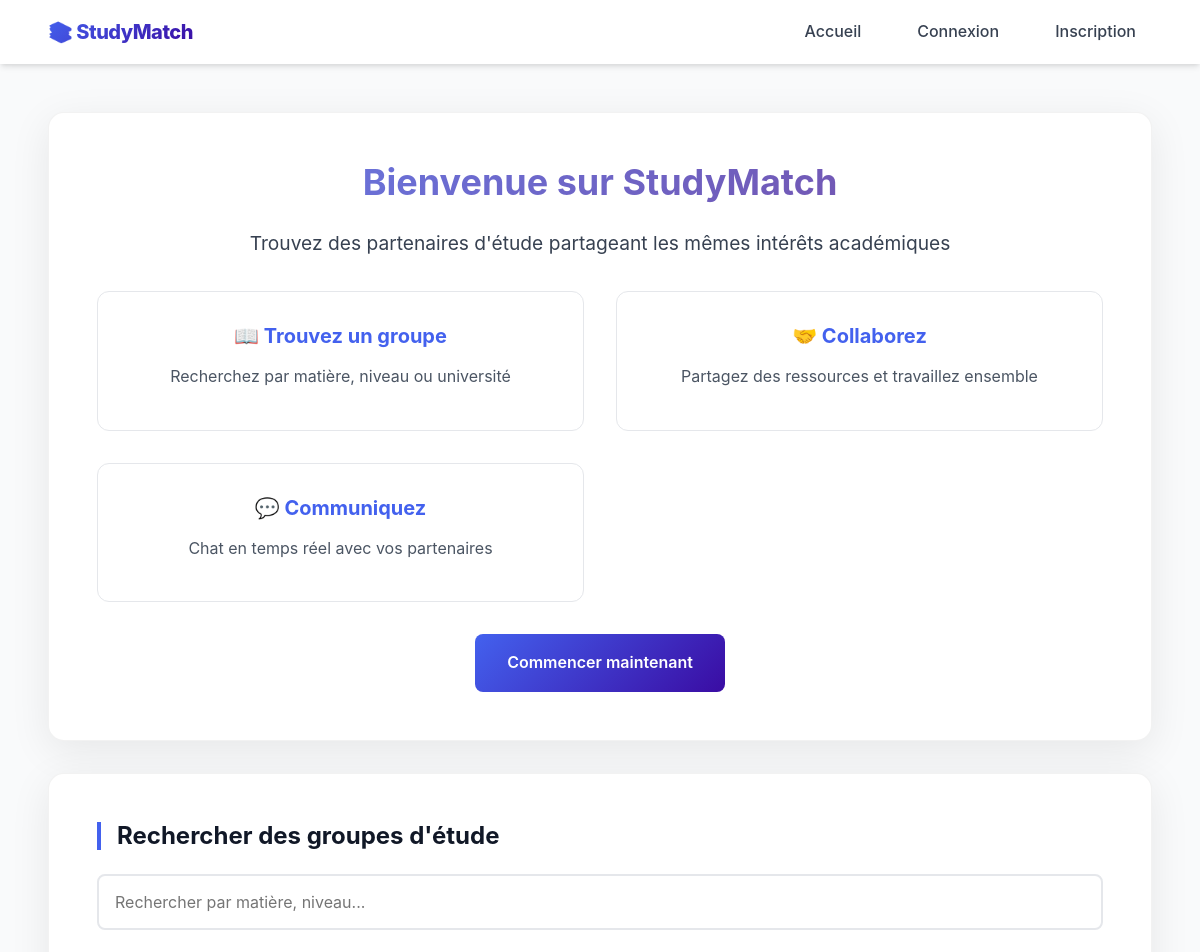
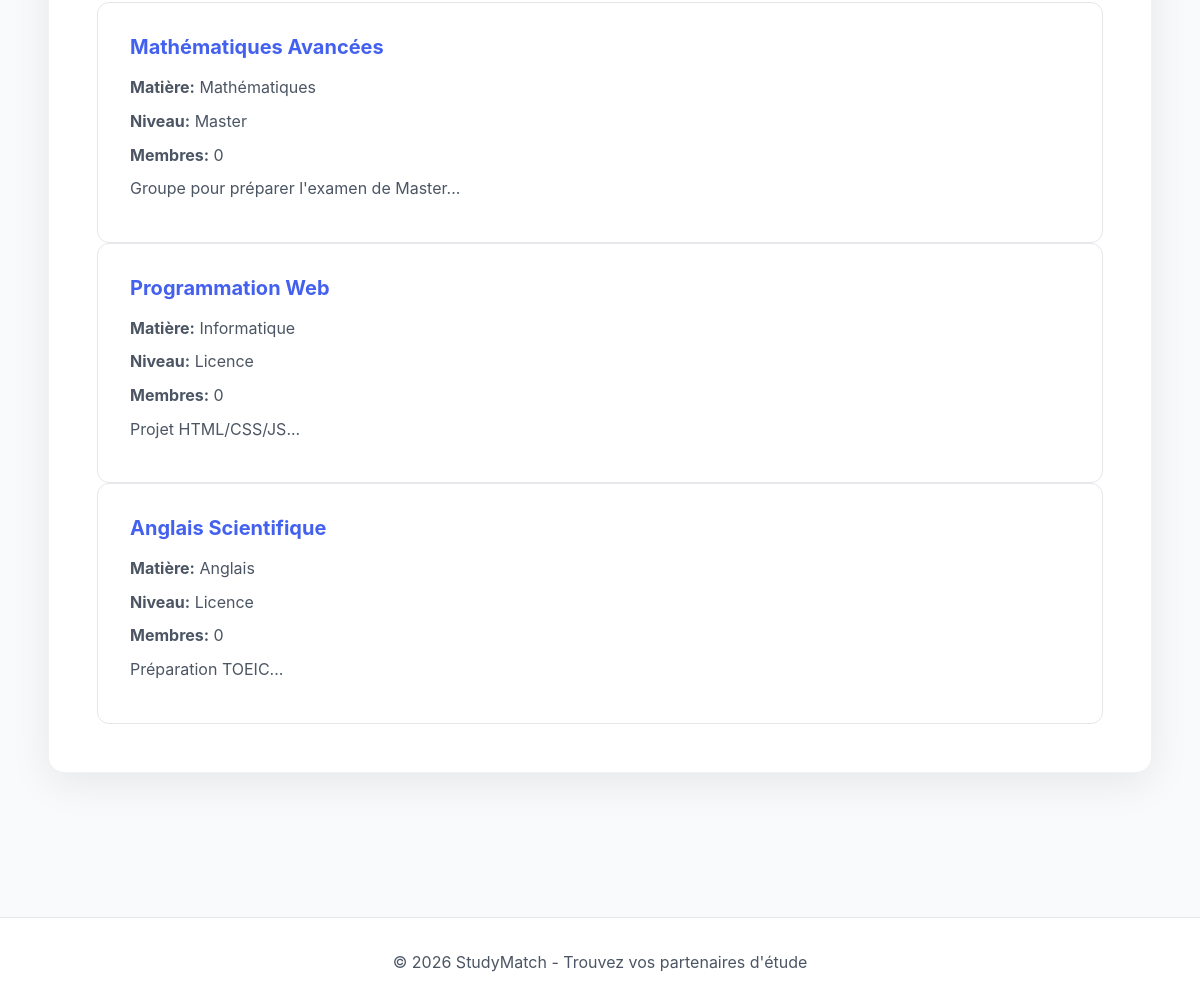
The page / on the database its author committed (2 pictures, top to bottom).
### tables this page shows
CREATE TABLE `study_groups` (
  `id` int(11) NOT NULL,
  `name` varchar(100) NOT NULL,
  `subject` varchar(100) NOT NULL,
  `level` varchar(50) NOT NULL,
  `description` text DEFAULT NULL,
  `created_by` int(11) NOT NULL,
  `created_at` timestamp NOT NULL DEFAULT current_timestamp()
);

### index.php (the view, shortened to what this page needs)
<?php include 'includes/config.php'; ?>
<!DOCTYPE html>
<html lang="fr">
<head>
    <link rel="stylesheet" href="assets/css/style.css">
</head>
<body>
    <nav class="navbar">
        <a href="index.php" class="logo">📚 StudyMatch</a>
        <ul class="nav-links">
            <li><a href="index.php">Accueil</a></li>
            <?php if (isset($_SESSION['user_id'])): ?>
                <li><a href="dashboard.php">Tableau de bord</a></li>
                <li><a href="create_group.php">Créer un groupe</a></li>
                <li><a href="logout.php">Déconnexion</a></li>
            <?php else: ?>
                <li><a href="login.php">Connexion</a></li>
                <li><a href="register.php">Inscription</a></li>
            <?php endif; ?>
        </ul>
    </nav>
    <div class="container">
        <div class="card" style="text-align: center;">
            <h1>Bienvenue sur StudyMatch</h1>
            <p style="font-size: 1.2rem; margin: 1rem 0;">
                Trouvez des partenaires d'étude partageant les mêmes intérêts académiques
            </p>
            <div class="grid" style="margin-top: 2rem;">
                <div class="group-card">
                    <h3>📖 Trouvez un groupe</h3>
                    <p>Recherchez par matière, niveau ou université</p>
                </div>
                <div class="group-card">
                    <h3>🤝 Collaborez</h3>
                    <p>Partagez des ressources et travaillez ensemble</p>
                </div>
                <div class="group-card">
                    <h3>💬 Communiquez</h3>
                    <p>Chat en temps réel avec vos partenaires</p>
                </div>
            </div>
            <?php if (!isset($_SESSION['user_id'])): ?>
                <div style="margin-top: 2rem;">
                    <a href="register.php" class="btn">Commencer maintenant</a>
                </div>
            <?php endif; ?>
        </div>
        <div class="card">
            <h2>Rechercher des groupes d'étude</h2>
            <div class="form-group">
                <input type="text" id="searchGroups" placeholder="Rechercher par matière, niveau..." class="search-input">
            </div>
            <div id="groupsList">
                <?php
                $sql = "SELECT g.*, u.username as creator_name,
                        (SELECT COUNT(*) FROM members WHERE group_id = g.id) as member_count
                        FROM study_groups g
                        JOIN users u ON g.created_by = u.id
                        ORDER BY g.created_at DESC
                        LIMIT 6";
                $result = $conn->query($sql);
                if ($result->num_rows > 0) {
                    while ($row = $result->fetch_assoc()) {
                        echo '<div class="group-card">';
                        echo '<h3>' . htmlspecialchars($row['name']) . '</h3>';
                        echo '<p><strong>Matière:</strong> ' . htmlspecialchars($row['subject']) . '</p>';
                        echo '<p><strong>Niveau:</strong> ' . htmlspecialchars($row['level']) . '</p>';
                        echo '<p><strong>Membres:</strong> ' . $row['member_count'] . '</p>';
                        echo '<p>' . htmlspecialchars(substr($row['description'], 0, 100)) . '...</p>';
                        echo '</div>';
                    }
                } else {
                    echo '<p>Aucun groupe pour le moment. Soyez le premier à en créer un !</p>';
                }
                ?>
            </div>
        </div>
    </div>
    <footer class="footer">
        <p>&copy; 2026 StudyMatch - Trouvez vos partenaires d'étude</p>
    </footer>
</body>
</html>

### rows shown on the page
study_groups: name "Mathématiques Avancées", subject "Mathématiques", level "Master", member_count "0", description "Groupe pour préparer l'examen de Master"
study_groups: name "Programmation Web", subject "Informatique", level "Licence", member_count "0", description "Projet HTML/CSS/JS"
study_groups: name "Anglais Scientifique", subject "Anglais", level "Licence", member_count "0", description "Préparation TOEIC"
